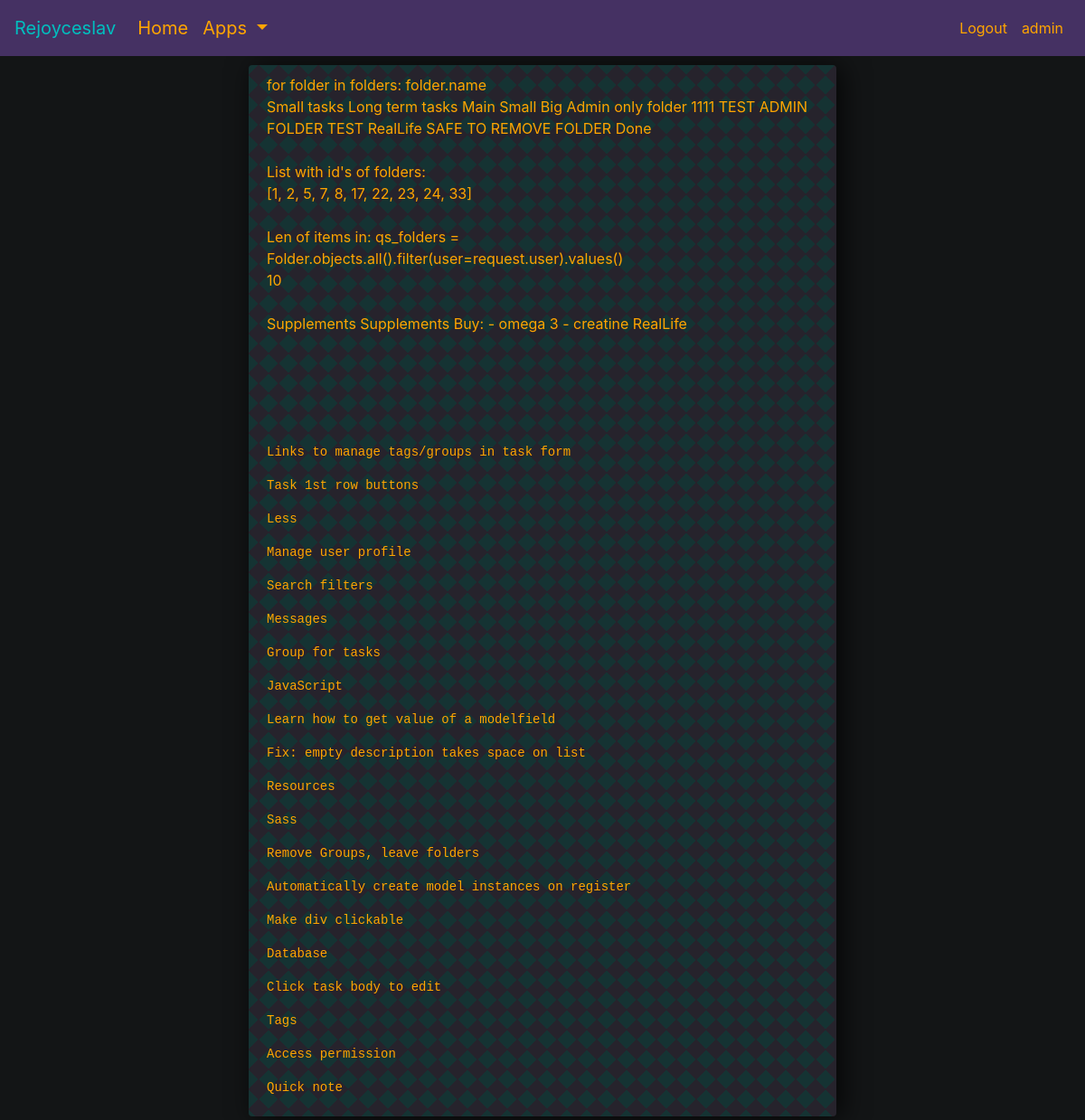
The page /test/ (signed in) on the database as committed earlier.
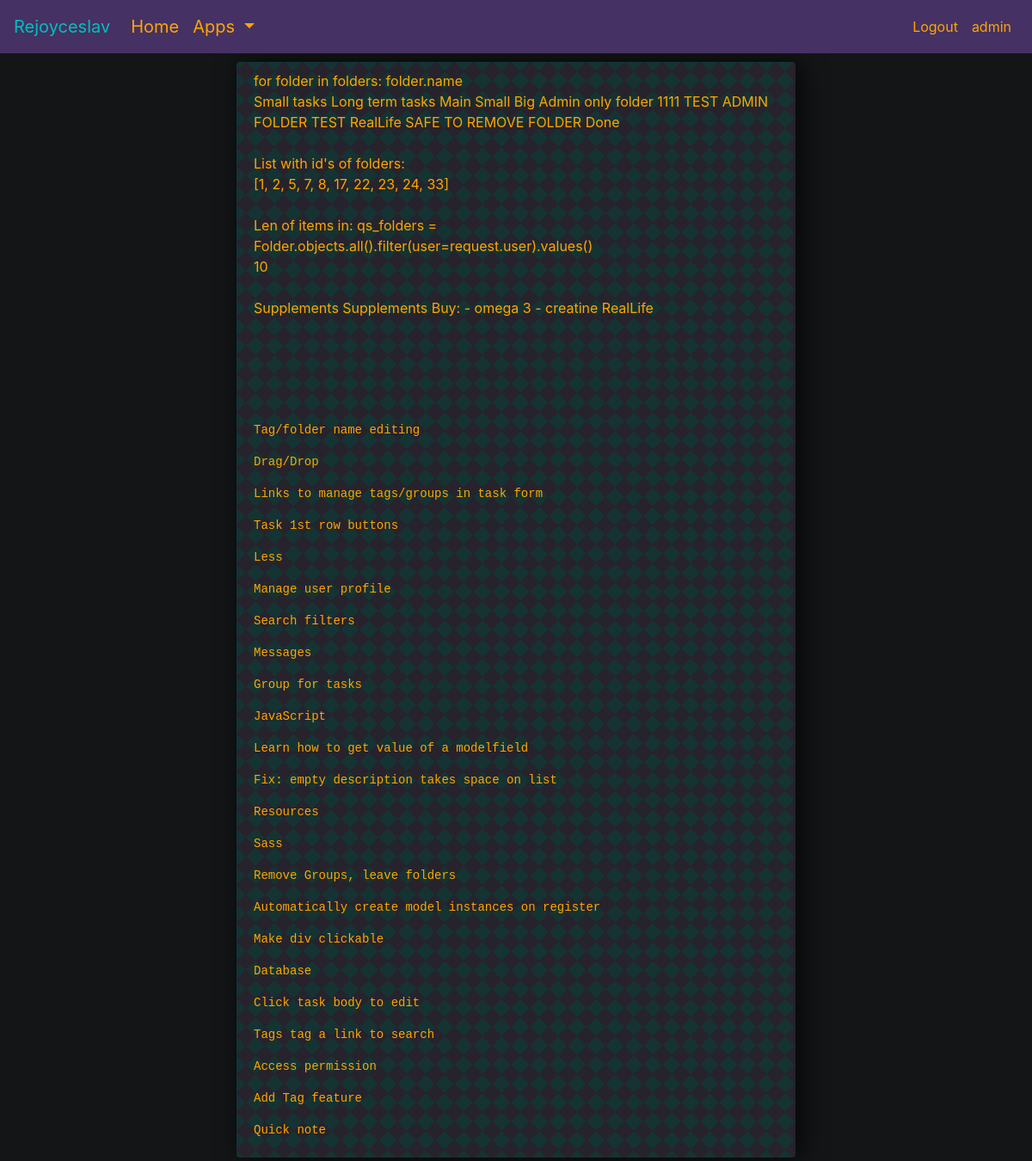
The same page on the database as committed later.
### tasks/models.py (models this page shows)
class Folder(models.Model):
    user = models.ForeignKey(User, on_delete=models.PROTECT, null=True, blank=False)
    name = models.CharField(max_length=50, null=True, blank=False)
    def __str__(self):
        return self.name

class Task(models.Model):
    user = models.ForeignKey(User, on_delete=models.CASCADE, null=True, blank=False)
    title = models.CharField(max_length=70, blank=False)
    description = models.TextField(null=True, blank=True)
    complete = models.BooleanField(default=False)
    create = models.DateTimeField(auto_now_add=True)
    show_task = models.BooleanField(default=True)
    tags = models.ManyToManyField(Tag, blank=True)
    folder_selected = models.ForeignKey(Folder, related_name='tasks', on_delete=models.SET_NULL, null=True, blank=True)
    def __str__(self):
        return self.title
    class Meta:
        ordering = ['complete', '-id']  # when ordering multiple values, this is the order

### test/views.py (the view)
# urls.py: path('test/', views.test_model_form_view, name='test'),
@login_required
def test_model_form_view(request):
    if not request.user.username == "admin":  # restricts access permission to username = 'admin'
        response = render(request, 'access_denied.html')
        return response
    qs_folders = Folder.objects.all().filter(user=request.user)
    qs_folders_values = Folder.objects.all().filter(user=request.user).values()
    f = Folder.objects.get(id=5)
    all_main_tasks = f.tasks.all()
    f2 = Folder.objects.get(id=23)
    all_reallife_tasks = f2.tasks.all()
    list_of_ids = []
    for name in qs_folders_values:
        list_of_ids.append(name['id'])
    qs_tasks0 = Task.objects.all().filter(user=request.user).filter(folder_selected=list_of_ids[0])
    qs_tasks1 = Task.objects.all().filter(user=request.user).filter(folder_selected=list_of_ids[1])
    qs_tasks2 = Task.objects.all().filter(user=request.user).filter(folder_selected=list_of_ids[2])
    qs_tasks3 = Task.objects.all().filter(user=request.user).filter(folder_selected=list_of_ids[3])
    len_folders = len(qs_folders_values)
    context = {
        'reallife_tasks': all_reallife_tasks,
        'list_of_names': list_of_ids,
        'tasks0': qs_tasks0,
        'tasks1': qs_tasks1,
        'tasks2': qs_tasks2,
        'tasks3': qs_tasks3,
        'folders': qs_folders,
        'folders_values': qs_folders_values,
        'len_folders': len_folders,
    }
    response = render(request, 'test.html', context)
    return response

### test/templates/test.html (shortened to what this page needs)
{% extends 'info_page.html' %}
{% block info_content %}
for folder in folders: folder.name <br>
{% for folder in folders %}
    {{folder.name}}
{% endfor %}
<br><br>
List with id's of folders: <br>
{{list_of_names}}
<br><br>
Len of items in: qs_folders = Folder.objects.all().filter(user=request.user).values() <br>
{{len_folders}}
<br><br>
{% for task in reallife_tasks%}
{{task}}
{{task.title}}
{{task.description}}
{{task.folder_selected}}
{% endfor %}
<br><br>
<br><br>
<br>
<br>
{% for task in tasks2 %}
    <pre style="color: orange">{{task.title}}</pre>
{% endfor %}
{% endblock info_content %}

Rows that differ between the two databases and show on the page:
added Task: title "Tag/folder name editing"
added Task: title "Drag/Drop"
changed Task: title "Tags" → "Tags tag a link to search"
now on this page (row edited): Task: title "Add Tag feature"
